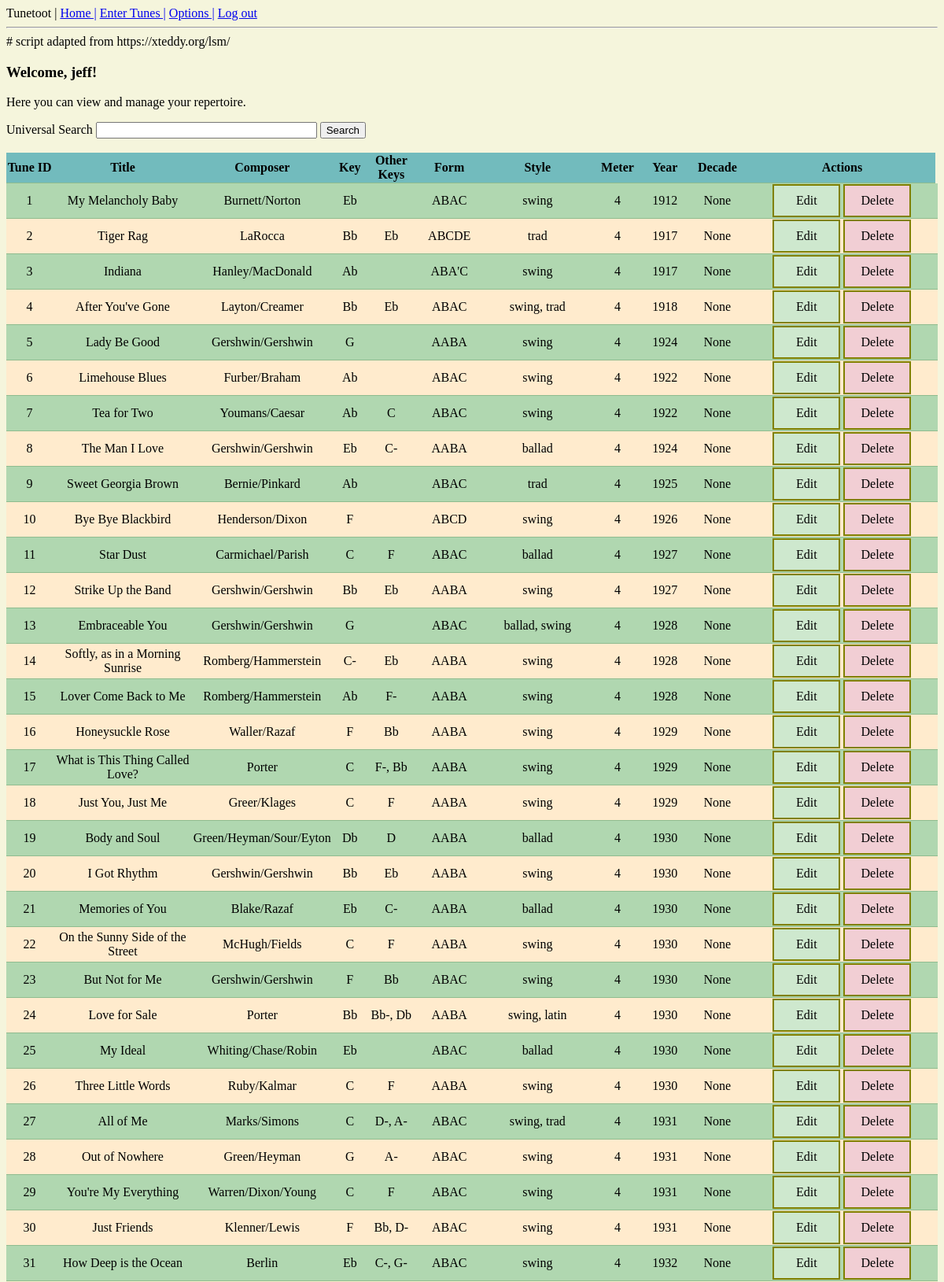
The page /index (signed in, upper part) on the database its author committed.
### app/models.py (models this page shows, shortened)
class User(UserMixin, db.Model):
    __tablename__ = "users"
    id = db.Column(db.Integer, primary_key=True)
    username = db.Column(db.String(64), index=True, unique=True, nullable=False)
    email = db.Column(db.String(120), index=True, unique=True, nullable=False)
    password_hash = db.Column(db.String(128), nullable=False)

class Tune(db.Model):
    __tablename__ = "tunes"
    id = db.Column(db.Integer, primary_key=True)
    title = db.Column(db.String(120), unique=True, nullable=False)
    composer = db.Column(db.String(64))
    key = db.Column(db.String(3))
    other_key = db.Column(db.String(12))
    song_form = db.Column(db.String(20))
    style = db.Column(db.String(20))
    meter = db.Column(db.SmallInteger)
    year = db.Column(db.SmallInteger)
    decade = db.Column(db.String(5))
    players = db.relationship("User", secondary=user_tune, backref="repertoire")
    groups = db.Column(db.String(100))

### app/routes.py (the view, shortened to what this page needs)
@app.route('/')
@app.route('/index', methods=['GET', 'POST'])
def index():
    tunes = Tune.query.all()
    form = SearchForm()
    return render_template("index.html", tunes=tunes, form=form)

### app/forms.py
class SearchForm(FlaskForm):
    search_term = StringField('Universal Search')
    submit = SubmitField('Search')

### app/models.py (called while the page is built)
@login.user_loader
def load_user(id):
    return User.query.get(int(id))

### app/templates/index.html (shortened to what this page needs)
{% extends 'base.html' %}
{% block content %}
{% if current_user.is_anonymous %}
<h3>Welcome!</h3>
<p>
 Tunetoot is a jazz repertoire management app.
</p>
<p>
    <a href="{{ url_for('login') }}">Log in</a>
    or
    <a href="{{ url_for('register') }}">register </a>
    to get started.
</p>
{% else %}
<h3>Welcome, {{ current_user.username }}!</h3>
<p>Here you can view and manage your repertoire.</p>
<form action="" method="post">
    <div>
        {{ form.search_term.label }}
        {{ form.search_term(size=32) }}
        {{ form.submit() }}
    </div>
    <br>
</form>
<table style = width:100%;>
    <tr>
        <th style="width:5%">Tune ID</th>
        <th>Title</th>
        <th style="width:5%">Composer</th>
        <th>Key</th>
        <th style="width:5%"">Other Keys</th>
        <th>Form</th>
        <th>Style</th>
        <th>Meter</th>
        <th>Year</th>
        <th>Decade</th>
        <th style="width:20%">Actions</th>
    </tr>
    {% for tune in tunes %}
    <tr>
        <td style="width:5%">{{ tune.id }}</td>
        <td style="width:15%">{{ tune.title }}</td>
        <td>{{ tune.composer }}</td>
        <td>{{ tune.key }}</td>
        <td>{{ tune.other_key }}</td>
        <td>{{ tune.song_form }}</td>
        <td>{{ tune.style }}</td>
        <td>{{ tune.meter }}</td>
        <td>{{ tune.year }}</td>
        <td>{{ tune.decade }}</td>
        <td>
            <a class="editbutton" href="{{ url_for('edit_tune', tune_id=tune.id) }}">Edit</a>
            <a class="deletebutton" href="{{ url_for('delete_tune', tune_id=tune.id) }}">Delete</a>
        </td>
        <td></td>
    </tr>
    {% endfor %}
</table>
{% endif %}
{% endblock %}

### app/templates/base.html (shortened to what this page needs)
<!DOCTYPE html>
<html lang="en">
<head>
    <link rel="stylesheet" href="{{ url_for('static', filename='main.css')}}">
</head>
<body>
    {% include 'nav.html' %}
    {% block content %}{% endblock %}
</body>
</html>

### app/templates/nav.html
<html>
<body>
  <div>
    Tunetoot |
    <a href="{{ url_for('index') }}">Home |</a>
    {% if current_user.is_anonymous %}
    <a href="{{ url_for('login') }}">Log in |</a>
    <a href="{{ url_for('register') }}">Register</a>
    {% else %}
    <a href="{{ url_for('tune_entry') }}">Enter Tunes |</a>
    <a href="{{ url_for('options') }}">Options |</a>
    <a href="{{ url_for('logout') }}">Log out</a>
    {% endif %}
  </div>
  <hr>
</body>
</html>

### app/static/main.css (style rules this page uses)
html { background-color: beige; }
table, th, td { border-bottom: 1px solid darkseagreen; border-collapse: collapse; text-align: center; }
tr:nth-child(even) { background-color: rgb(176, 215, 176); }
tr:nth-child(odd) { background-color: blanchedalmond; }
tr:nth-child(1) { color:black; background-color: rgb(114, 187, 189); }
.editbutton:link, .editbutton:visited { background-color: rgb(206, 232, 206); color: black; border: 2px solid olive; padding: 10px 20px; text-align: center; text-decoration: none; display: inline-block; width: 42px; }
.deletebutton:link, .deletebutton:visited { background-color: rgb(241, 206, 212); color: black; border: 2px solid olive; padding: 10px 20px; text-align: center; text-decoration: none; display: inline-block; width: 42px; }

### rows shown on the page
User: username "jeff"
Tune: id "1", title "My Melancholy Baby", composer "Burnett/Norton", key "Eb", song_form "ABAC", style "swing", meter "4", year "1912", decade "None"
Tune: id "2", title "Tiger Rag", composer "LaRocca", key "Bb", other_key "Eb", song_form "ABCDE", style "trad", meter "4", year "1917", decade "None"
Tune: id "3", title "Indiana", composer "Hanley/MacDonald", key "Ab", song_form "ABA'C", style "swing", meter "4", year "1917", decade "None"
Tune: id "4", title "After You've Gone", composer "Layton/Creamer", key "Bb", other_key "Eb", song_form "ABAC", style "swing, trad", meter "4", year "1918", decade "None"
Tune: id "5", title "Lady Be Good", composer "Gershwin/Gershwin", key "G", song_form "AABA", style "swing", meter "4", year "1924", decade "None"
Tune: id "6", title "Limehouse Blues", composer "Furber/Braham", key "Ab", song_form "ABAC", style "swing", meter "4", year "1922", decade "None"
Tune: id "7", title "Tea for Two", composer "Youmans/Caesar", key "Ab", other_key "C", song_form "ABAC", style "swing", meter "4", year "1922", decade "None"
Tune: id "8", title "The Man I Love", composer "Gershwin/Gershwin", key "Eb", other_key "C-", song_form "AABA", style "ballad", meter "4", year "1924", decade "None"
Tune: id "9", title "Sweet Georgia Brown", composer "Bernie/Pinkard", key "Ab", song_form "ABAC", style "trad", meter "4", year "1925", decade "None"
Tune: id "10", title "Bye Bye Blackbird", composer "Henderson/Dixon", key "F", song_form "ABCD", style "swing", meter "4", year "1926", decade "None"
Tune: id "11", title "Star Dust", composer "Carmichael/Parish", key "C", other_key "F", song_form "ABAC", style "ballad", meter "4", year "1927", decade "None"
Tune: id "12", title "Strike Up the Band", composer "Gershwin/Gershwin", key "Bb", other_key "Eb", song_form "AABA", style "swing", meter "4", year "1927", decade "None"
Tune: id "13", title "Embraceable You", composer "Gershwin/Gershwin", key "G", song_form "ABAC", style "ballad, swing", meter "4", year "1928", decade "None"
Tune: id "14", title "Softly, as in a Morning Sunrise", composer "Romberg/Hammerstein", key "C-", other_key "Eb", song_form "AABA", style "swing", meter "4", year "1928", decade "None"
Tune: id "15", title "Lover Come Back to Me", composer "Romberg/Hammerstein", key "Ab", other_key "F-", song_form "AABA", style "swing", meter "4", year "1928", decade "None"
Tune: id "16", title "Honeysuckle Rose", composer "Waller/Razaf", key "F", other_key "Bb", song_form "AABA", style "swing", meter "4", year "1929", decade "None"
Tune: id "17", title "What is This Thing Called Love?", composer "Porter", key "C", other_key "F-, Bb", song_form "AABA", style "swing", meter "4", year "1929", decade "None"
Tune: id "18", title "Just You, Just Me", composer "Greer/Klages", key "C", other_key "F", song_form "AABA", style "swing", meter "4", year "1929", decade "None"
Tune: id "19", title "Body and Soul", composer "Green/Heyman/Sour/Eyton", key "Db", other_key "D", song_form "AABA", style "ballad", meter "4", year "1930", decade "None"
Tune: id "20", title "I Got Rhythm", composer "Gershwin/Gershwin", key "Bb", other_key "Eb", song_form "AABA", style "swing", meter "4", year "1930", decade "None"
Tune: id "21", title "Memories of You", composer "Blake/Razaf", key "Eb", other_key "C-", song_form "AABA", style "ballad", meter "4", year "1930", decade "None"
Tune: id "22", title "On the Sunny Side of the Street", composer "McHugh/Fields", key "C", other_key "F", song_form "AABA", style "swing", meter "4", year "1930", decade "None"
Tune: id "23", title "But Not for Me", composer "Gershwin/Gershwin", key "F", other_key "Bb", song_form "ABAC", style "swing", meter "4", year "1930", decade "None"
Tune: id "24", title "Love for Sale", composer "Porter", key "Bb", other_key "Bb-, Db", song_form "AABA", style "swing, latin", meter "4", year "1930", decade "None"
Tune: id "25", title "My Ideal", composer "Whiting/Chase/Robin", key "Eb", song_form "ABAC", style "ballad", meter "4", year "1930", decade "None"
Tune: id "26", title "Three Little Words", composer "Ruby/Kalmar", key "C", other_key "F", song_form "AABA", style "swing", meter "4", year "1930", decade "None"
Tune: id "27", title "All of Me", composer "Marks/Simons", key "C", other_key "D-, A-", song_form "ABAC", style "swing, trad", meter "4", year "1931", decade "None"
Tune: id "28", title "Out of Nowhere", composer "Green/Heyman", key "G", other_key "A-", song_form "ABAC", style "swing", meter "4", year "1931", decade "None"
Tune: id "29", title "You're My Everything", composer "Warren/Dixon/Young", key "C", other_key "F", song_form "ABAC", style "swing", meter "4", year "1931", decade "None"
Tune: id "30", title "Just Friends", composer "Klenner/Lewis", key "F", other_key "Bb, D-", song_form "ABAC", style "swing", meter "4", year "1931", decade "None"
Tune: id "31", title "How Deep is the Ocean", composer "Berlin", key "Eb", other_key "C-, G-", song_form "ABAC", style "swing", meter "4", year "1932", decade "None"
